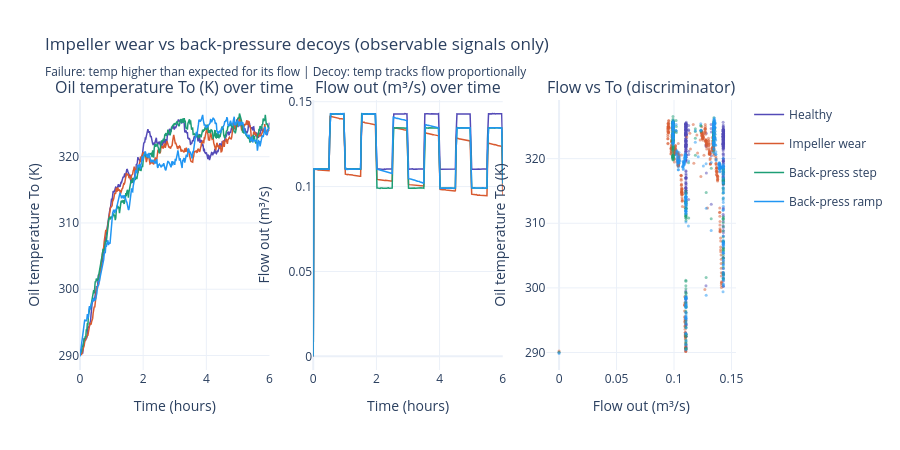

Source (notebook cell):
### Markdown cell above
## Plot 2 — Impeller wear vs back-pressure decoys (observable signals only)

**Both** show flow dropping — but only the failure shows temperature diverging from the healthy baseline at the same shaft speed.

- **Failure:** flow drops + temp rises → hidden `A` degradation (not directly measurable)
- **Hard negative:** flow drops because back-pressure changed — temp stays near healthy

You can't just watch flow. You need to check: "is the temperature rise explained by the operating conditions, or is there unexplained excess heat?"

### Code cell
# ── Plot 2: Impeller wear ──
fig = plot_group_interactive(
    scenarios=[
        ("normal",                   "Healthy",         COLOURS["normal"]),
        ("pump_impeller_wear",       "Impeller wear",   COLOURS["failure"]),
        ("decoy_back_pressure_step", "Back-press step", COLOURS["decoy"]),
        ("decoy_back_pressure_ramp", "Back-press ramp", "#2196F3"),
    ],
    signal_y="fluid_temp_K", signal_x="flow_out_m3s",
    title="Impeller wear vs back-pressure decoys (observable signals only)<br><sub>Failure: temp higher than expected for its flow | Decoy: temp tracks flow proportionally</sub>",
    y_label="Oil temperature To (K)", x_label="Flow out (m\u00b3/s)",
    scatter_label="Flow vs To (discriminator)"
)
show_fig(fig)

### Figure 1 — Plotly figure (JSON) as saved in the notebook; plotly's stock layout.template omitted (floating-point values rounded to 4 significant figures; data arrays with more than 128 entries replaced by an {"elided": "..."} marker saying what was removed)
{"data": [{"legendgroup": "Healthy", "line": {"color": "#534AB7", "width": 1.5}, "mode": "lines", "name": "Healthy", "type": "scatter", "x": {"elided": "361 float values"}, "xaxis": "x", "y": {"elided": "361 float values"}, "yaxis": "y"}, {"legendgroup": "Healthy", "line": {"color": "#534AB7", "width": 1.5}, "mode": "lines", "name": "Healthy", "showlegend": false, "type": "scatter", "x": {"elided": "361 float values"}, "xaxis": "x2", "y": {"elided": "361 float values"}, "yaxis": "y2"}, {"legendgroup": "Healthy", "marker": {"color": "#534AB7", "opacity": 0.5, "size": 3}, "mode": "markers", "name": "Healthy", "showlegend": false, "type": "scatter", "x": {"elided": "361 float values"}, "xaxis": "x3", "y": {"elided": "361 float values"}, "yaxis": "y3"}, {"legendgroup": "Impeller wear", "line": {"color": "#D85A30", "width": 1.5}, "mode": "lines", "name": "Impeller wear", "type": "scatter", "x": {"elided": "361 float values"}, "xaxis": "x", "y": {"elided": "361 float values"}, "yaxis": "y"}, {"legendgroup": "Impeller wear", "line": {"color": "#D85A30", "width": 1.5}, "mode": "lines", "name": "Impeller wear", "showlegend": false, "type": "scatter", "x": {"elided": "361 float values"}, "xaxis": "x2", "y": {"elided": "361 float values"}, "yaxis": "y2"}, {"legendgroup": "Impeller wear", "marker": {"color": "#D85A30", "opacity": 0.5, "size": 3}, "mode": "markers", "name": "Impeller wear", "showlegend": false, "type": "scatter", "x": {"elided": "361 float values"}, "xaxis": "x3", "y": {"elided": "361 float values"}, "yaxis": "y3"}, {"legendgroup": "Back-press step", "line": {"color": "#1D9E75", "width": 1.5}, "mode": "lines", "name": "Back-press step", "type": "scatter", "x": {"elided": "361 float values"}, "xaxis": "x", "y": {"elided": "361 float values"}, "yaxis": "y"}, {"legendgroup": "Back-press step", "line": {"color": "#1D9E75", "width": 1.5}, "mode": "lines", "name": "Back-press step", "showlegend": false, "type": "scatter", "x": {"elided": "361 float values"}, "xaxis": "x2", "y": {"elided": "361 float values"}, "yaxis": "y2"}, {"legendgroup": "Back-press step", "marker": {"color": "#1D9E75", "opacity": 0.5, "size": 3}, "mode": "markers", "name": "Back-press step", "showlegend": false, "type": "scatter", "x": {"elided": "361 float values"}, "xaxis": "x3", "y": {"elided": "361 float values"}, "yaxis": "y3"}, {"legendgroup": "Back-press ramp", "line": {"color": "#2196F3", "width": 1.5}, "mode": "lines", "name": "Back-press ramp", "type": "scatter", "x": {"elided": "361 float values"}, "xaxis": "x", "y": {"elided": "361 float values"}, "yaxis": "y"}, {"legendgroup": "Back-press ramp", "line": {"color": "#2196F3", "width": 1.5}, "mode": "lines", "name": "Back-press ramp", "showlegend": false, "type": "scatter", "x": {"elided": "361 float values"}, "xaxis": "x2", "y": {"elided": "361 float values"}, "yaxis": "y2"}, {"legendgroup": "Back-press ramp", "marker": {"color": "#2196F3", "opacity": 0.5, "size": 3}, "mode": "markers", "name": "Back-press ramp", "showlegend": false, "type": "scatter", "x": {"elided": "361 float values"}, "xaxis": "x3", "y": {"elided": "361 float values"}, "yaxis": "y3"}], "layout": {"annotations": [{"font": {"size": 16}, "showarrow": false, "text": "Oil temperature To (K) over time", "x": 0.1444, "xanchor": "center", "xref": "paper", "y": 1.0, "yanchor": "bottom", "yref": "paper"}, {"font": {"size": 16}, "showarrow": false, "text": "Flow out (m³/s) over time", "x": 0.5, "xanchor": "center", "xref": "paper", "y": 1.0, "yanchor": "bottom", "yref": "paper"}, {"font": {"size": 16}, "showarrow": false, "text": "Flow vs To (discriminator)", "x": 0.8556, "xanchor": "center", "xref": "paper", "y": 1.0, "yanchor": "bottom", "yref": "paper"}], "height": 450, "title": {"text": "Impeller wear vs back-pressure decoys (observable signals only)<br><sub>Failure: temp higher than expected for its flow | Decoy: temp tracks flow proportionally</sub>"}, "xaxis": {"anchor": "y", "domain": [0.0, 0.2889], "title": {"text": "Time (hours)"}}, "xaxis2": {"anchor": "y2", "domain": [0.3556, 0.6444], "title": {"text": "Time (hours)"}}, "xaxis3": {"anchor": "y3", "domain": [0.7111, 1.0], "title": {"text": "Flow out (m³/s)"}}, "yaxis": {"anchor": "x", "domain": [0.0, 1.0], "title": {"text": "Oil temperature To (K)"}}, "yaxis2": {"anchor": "x2", "domain": [0.0, 1.0], "title": {"text": "Flow out (m³/s)"}}, "yaxis3": {"anchor": "x3", "domain": [0.0, 1.0], "title": {"text": "Oil temperature To (K)"}}}}
